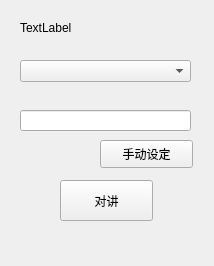
<?xml version="1.0" encoding="UTF-8"?>
<ui version="4.0">
 <class>MainWindow</class>
 <widget class="QMainWindow" name="MainWindow">
  <property name="geometry">
   <rect>
    <x>0</x>
    <y>0</y>
    <width>214</width>
    <height>266</height>
   </rect>
  </property>
  <property name="windowTitle">
   <string>MainWindow</string>
  </property>
  <widget class="QWidget" name="centralWidget">
   <widget class="QPushButton" name="pushButton">
    <property name="geometry">
     <rect>
      <x>60</x>
      <y>180</y>
      <width>93</width>
      <height>41</height>
     </rect>
    </property>
    <property name="text">
     <string>对讲</string>
    </property>
   </widget>
   <widget class="QLineEdit" name="lineEdit">
    <property name="geometry">
     <rect>
      <x>20</x>
      <y>110</y>
      <width>171</width>
      <height>21</height>
     </rect>
    </property>
   </widget>
   <widget class="QComboBox" name="comboBox">
    <property name="geometry">
     <rect>
      <x>20</x>
      <y>60</y>
      <width>171</width>
      <height>22</height>
     </rect>
    </property>
   </widget>
   <widget class="QLabel" name="label">
    <property name="geometry">
     <rect>
      <x>20</x>
      <y>20</y>
      <width>251</width>
      <height>16</height>
     </rect>
    </property>
    <property name="text">
     <string>TextLabel</string>
    </property>
   </widget>
   <widget class="QPushButton" name="pushButton_2">
    <property name="geometry">
     <rect>
      <x>100</x>
      <y>140</y>
      <width>93</width>
      <height>28</height>
     </rect>
    </property>
    <property name="text">
     <string>手动设定</string>
    </property>
   </widget>
  </widget>
  <widget class="QMenuBar" name="menuBar">
   <property name="geometry">
    <rect>
     <x>0</x>
     <y>0</y>
     <width>214</width>
     <height>26</height>
    </rect>
   </property>
  </widget>
 </widget>
 <layoutdefault spacing="6" margin="11"/>
 <resources/>
 <connections/>
</ui>
